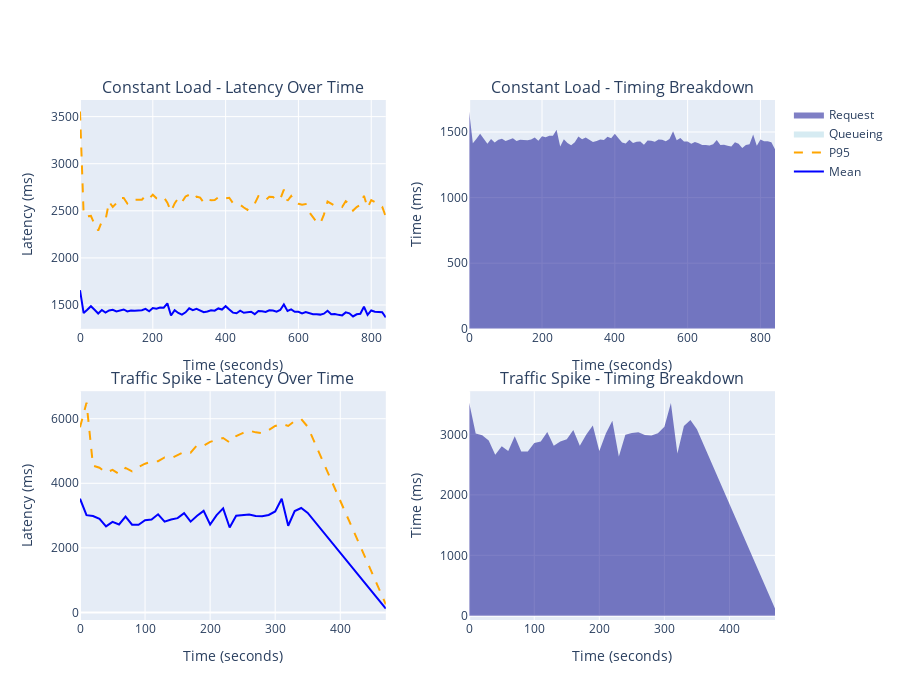

This figure's notebook cell:
### Code cell
# Visualize Phase 2 results over time
df_phase2 = pd.concat([df_constant, df_spike_pattern], ignore_index=True)
df_phase2_success = df_phase2[df_phase2['success'] == True].copy()

# Create time-series plots for each pattern
fig = make_subplots(
    rows=2, cols=2,
    subplot_titles=('Constant Load - Latency Over Time', 'Constant Load - Timing Breakdown',
                   'Traffic Spike - Latency Over Time', 'Traffic Spike - Timing Breakdown'),
    vertical_spacing=0.12,
    horizontal_spacing=0.12
)

for row, pattern in enumerate(['Constant Load', 'Traffic Spike'], 1):
    data = df_phase2_success[df_phase2_success['pattern'] == pattern].copy()
    
    if len(data) > 0:
        # Calculate elapsed time
        min_time = data['timestamp'].min()
        data['elapsed_seconds'] = (data['timestamp'] - min_time).dt.total_seconds()
        data['time_bucket'] = (data['elapsed_seconds'] // 10) * 10
        
        # Aggregate by time bucket
        bucket_stats = data.groupby('time_bucket').agg({
            'total_latency_ms': ['mean', lambda x: np.percentile(x, 95)],
            'queueing_ms': 'mean',
            'request_ms': 'mean'
        }).reset_index()
        bucket_stats.columns = ['time_bucket', 'total_mean', 'total_p95', 'queue_mean', 'request_mean']
        
        # Left: Total latency over time
        fig.add_trace(go.Scatter(
            x=bucket_stats['time_bucket'], y=bucket_stats['total_mean'],
            name='Mean', mode='lines', line=dict(color='blue', width=2),
            showlegend=(row == 1)
        ), row=row, col=1)
        fig.add_trace(go.Scatter(
            x=bucket_stats['time_bucket'], y=bucket_stats['total_p95'],
            name='P95', mode='lines', line=dict(color='orange', width=2, dash='dash'),
            showlegend=(row == 1)
        ), row=row, col=1)
        
        # Right: Timing breakdown (stacked area)
        fig.add_trace(go.Scatter(
            x=bucket_stats['time_bucket'], y=bucket_stats['queue_mean'],
            name='Queueing', mode='lines', fill='tozeroy',
            line=dict(color='lightblue', width=0),
            fillcolor='rgba(173, 216, 230, 0.5)',
            showlegend=(row == 1)
        ), row=row, col=2)
        fig.add_trace(go.Scatter(
            x=bucket_stats['time_bucket'],
            y=bucket_stats['queue_mean'] + bucket_stats['request_mean'],
            name='Request', mode='lines', fill='tonexty',
            line=dict(color='darkblue', width=0),
            fillcolor='rgba(0, 0, 139, 0.5)',
            showlegend=(row == 1)
        ), row=row, col=2)

for row in [1, 2]:
    fig.update_xaxes(title_text="Time (seconds)", row=row, col=1)
    fig.update_xaxes(title_text="Time (seconds)", row=row, col=2)
    fig.update_yaxes(title_text="Latency (ms)", row=row, col=1)
    fig.update_yaxes(title_text="Time (ms)", row=row, col=2)

fig.update_layout(height=700)
fig.show()

# Summary statistics
print("\n📊 Phase 2 Summary:")
for pattern in ['Constant Load', 'Traffic Spike']:
    data = df_phase2_success[df_phase2_success['pattern'] == pattern]
    if len(data) > 0:
        print(f"\n{pattern}:")
        print(f"  Total Latency:  {data['total_latency_ms'].mean():.1f}ms (mean) | "
              f"{data['total_latency_ms'].quantile(0.95):.1f}ms (p95)")
        print(f"  Queueing Time:  {data['queueing_ms'].mean():.1f}ms (mean) | "
              f"{data['queueing_ms'].quantile(0.95):.1f}ms (p95)")
        print(f"  Request Time:   {data['request_ms'].mean():.1f}ms (mean) | "
              f"{data['request_ms'].quantile(0.95):.1f}ms (p95)")
